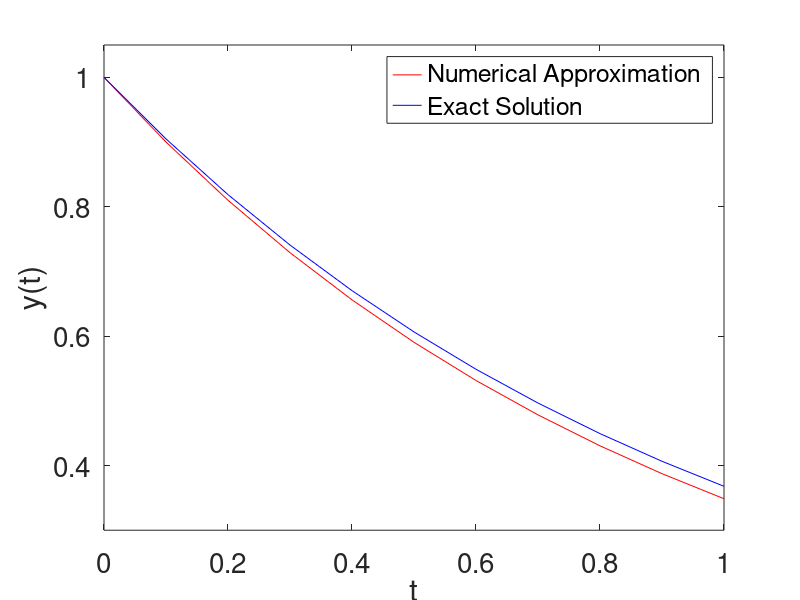
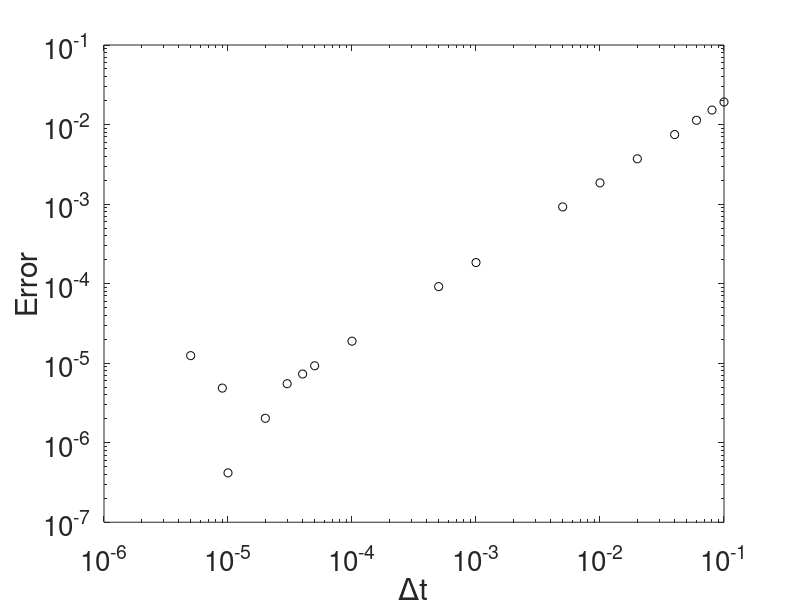
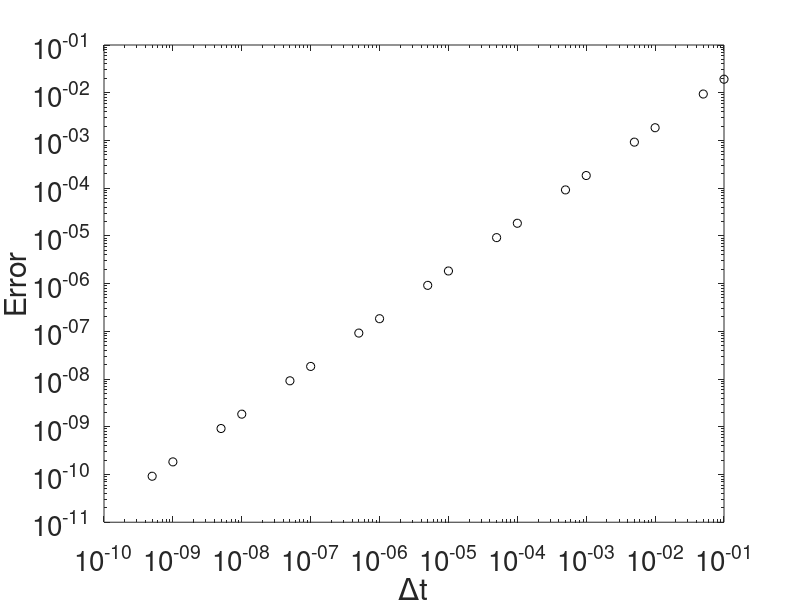

MATLAB code for these plots, in order:
% 901965168
% Chris Kreienkamp
% Homework 2, Problem 1

clear
clc
clf

%% SET VARIABLES

% Independent Variable
t = [0.0000000 0.10000000 0.20000000 0.30000001 0.40000001...
    0.50000000 0.60000002 0.69999999 0.80000001 0.90000004 1.0000000];

% Numerical Approximation
yApprox = [1.0000000 0.89999998 0.81000000 0.72899997 0.65609998...
    0.59048998 0.53144097 0.47829688 0.43046719 0.38742048 0.34867844];

% Exact Solution
yExact = [1.0000000 0.90483743 0.81873077 0.74081820 0.67032003...
    0.60653067 0.54881161 0.49658531 0.44932896 0.40656966 0.36787945];
 

%% PLOT

% Solution
figure(1)
plot(t,yApprox,'r',t,yExact,'b')
    xlabel('t','FontSize',24),...
    ylabel('y(t)','FontSize',24),...
    axis([0 1 0.3 1.05]),...
    set(gca,'FontSize',20)
    legend('Numerical Approximation','Exact Solution')

% Error #2
figure(2)
error = [1.92010105E-02 1.52015984E-02 1.13151371E-02 7.48276711E-03 3.70970368E-03...
    1.84717774E-03 9.21666622E-04 1.84029341E-04 9.17017460E-05 1.88946724E-05...
    9.26852226E-06 7.30156898E-06 5.51342964E-06 2.02655792E-06 4.17232513E-07...
     4.85777855E-06 1.24275684E-05];
dt = [0.1 0.08 0.06 0.04 0.02...
    0.01 0.005 0.001 0.0005 0.0001...
    0.00005 0.00004 0.00003 0.00002 0.00001...
    0.000009 0.000005]; 
loglog(dt,error,'ko')
    xlabel('\Deltat','FontSize',24),...
    ylabel('Error','FontSize',24),...
    set(gca,'FontSize',20)

% Error #3
figure(3)
dt2 = [0.1 0.05 0.01...
    0.005 0.001 0.0005...
    0.0001 0.00005 0.00001...
    0.000005 0.000001 0.0000005...
    0.0000001 0.00000005 0.00000001...
    5E-9 1E-9 5E-10];
error2 = [1.92010013626267018E-002 9.39351890407613688E-003 1.84696167008902012E-003...
    9.21602165965262898E-004 1.84016409220277843E-004 9.19890298420322772E-005...
    1.83947379085447338E-005 9.19717738673275775E-006 1.83940481662814292E-006...
    9.19700490542574300E-007 1.83939804943022978E-007 9.19698752155362342E-008...
    1.83940229159240687E-008 9.19712156433050154E-009 1.83922221896892779E-009...
    9.19624598694213091E-010 1.83929094177415209E-010 9.19654352671273045E-011];

loglog(dt2,error2,'ko')
    xlabel('\Deltat','FontSize',24),...
    ylabel('Error','FontSize',24),...
    set(gca,'FontSize',20)

